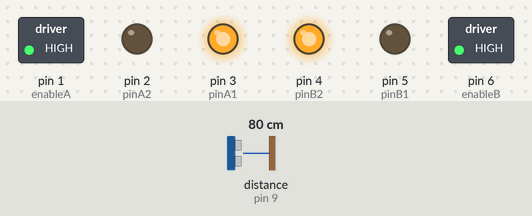
Recording of a sketch running on a simulated Arduino Uno, built with avr-gcc and run on an emulated ATmega328P. Shown: switched loads named in the sketch (green lamp = pin HIGH), output pins drawn as LEDs (lit = HIGH). Wiring (inferred from the names in the program): ultrasonic range finder: trigger pin 8; echo pin 9. Dashed ring = blinking. Inputs (shaded band) come from the test bench; at power-on: distance to the obstacle (sensor on pin 9) 80 cm. The echo pulse lasts 58.3 µs per cm; pins used as bus, display or sensor lines are not drawn.

Above: at 1.2 s.
1.3 s: distance to the obstacle (sensor on pin 9) set to 18 cm
2.8 s: distance to the obstacle (sensor on pin 9) set to 15 cm
At 3.2 s:
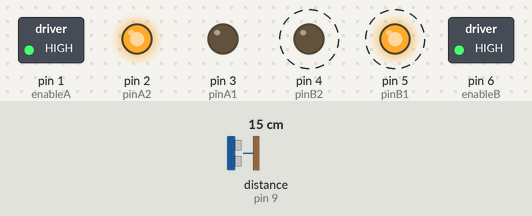
5.8 s: distance to the obstacle (sensor on pin 9) set to 35 cm
At 6.07 s:
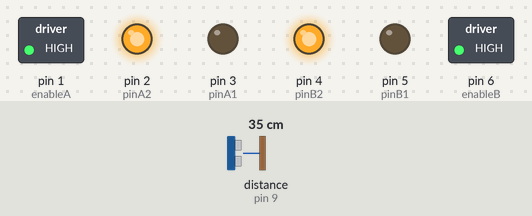
7.7 s: distance to the obstacle (sensor on pin 9) set to 2 cm
At 8.1 s:
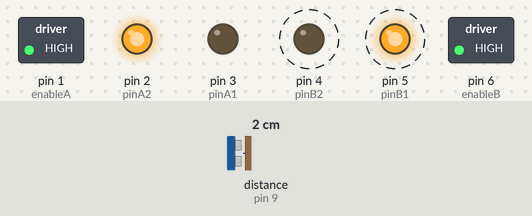
Timing chart, 0 to 11.7 s (numbered marks = the images above; inputs shaded):
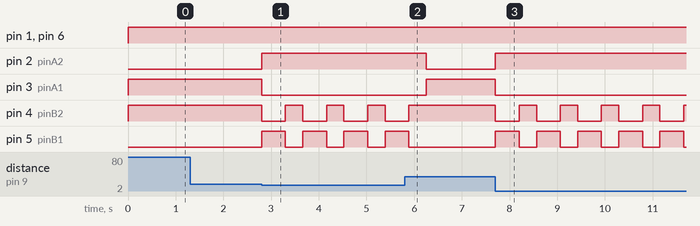

The sketch:

code_without_servo.ino
```cpp
// Setup Motor A (front and rear) pins
int enableA = 1;
int pinA1 = 3;
int pinA2 = 2;

// Setup Motor B (front and rear) pins
int enableB = 6;
int pinB1 = 5;
int pinB2 = 4;

// Setup Ultrasonic Sensor pins
#define trigPin 8
#define echoPin 9

void setup() {
  // The setup code goes here and runs once only
  // Configure the pin modes for each drive motor
   pinMode (enableA, OUTPUT);
   pinMode (pinA1, OUTPUT);
   pinMode (pinA2, OUTPUT);
   pinMode (enableB, OUTPUT);
   pinMode (pinB1, OUTPUT);
   pinMode (pinB2, OUTPUT);
   // Configure the pin modes for the Ultrasonic Sensor
   pinMode(trigPin, OUTPUT);
   pinMode(echoPin, INPUT);
}

void loop() {
  // Main code goes here and will run repeatedly:
  car(); // function keeps moving car forward while distance of objects in front are > 15cm away
  avoid(); // function makes car go back, turn slightly right to move forward in new direction
}


// Create motor functions
void motorAforward() {
 digitalWrite (pinA1, HIGH);
 digitalWrite (pinA2, LOW);
}

void motorBforward() {
 digitalWrite (pinB1, LOW);
 digitalWrite (pinB2, HIGH);
}

void motorAbackward() {
 digitalWrite (pinA1, LOW);
 digitalWrite (pinA2, HIGH);
}

void motorBbackward() {
 digitalWrite (pinB1, HIGH);
 digitalWrite (pinB2, LOW);
}

void motorAstop() {
 digitalWrite (pinA1, HIGH);
 digitalWrite (pinA2, HIGH);
}

void motorBstop() {
 digitalWrite (pinB1, HIGH);
 digitalWrite (pinB2, HIGH);
}

void motorAcoast() {
 digitalWrite (pinA1, LOW);
 digitalWrite (pinA2, LOW);
}

void motorBcoast() {
 digitalWrite (pinB1, LOW);
 digitalWrite (pinB2, LOW);
}

void motorAon() {
 digitalWrite (enableA, HIGH);
}

void motorBon() {
 digitalWrite (enableB, HIGH);
}

void motorAoff() {
 digitalWrite (enableA, LOW);
}

void motorBoff() {
 digitalWrite (enableB, LOW);
}

// Setup movement functions
void forward (int duration) {
 motorAforward();
 motorBforward();
 delay (duration);
}

void backward (int duration) {
 motorAbackward();
 motorBbackward();
 delay (duration);
}

void right (int duration) {
 motorAbackward();
 motorBforward();
 delay (duration);
}

void left (int duration) {
 motorAforward();
 motorBbackward();
 delay (duration);
}

void coast (int duration) {
 motorAcoast();
 motorBcoast();
 delay (duration);
}

void breakRobot (int duration) {
 motorAstop();
 motorBstop();
 delay (duration);
}

void disableMotors() {
 motorAoff();
 motorBoff();
}

void enableMotors() {
 motorAon();
 motorBon();
}

// Setup Ultrasonic Sensor distance measuring
int distance() {
  int duration, distance;
  digitalWrite(trigPin, HIGH);
  delayMicroseconds(1000);
  digitalWrite(trigPin, LOW);
  duration = pulseIn(echoPin, HIGH);
  distance = (duration/2) / 29.1;
  return distance;
}

// Setup the main car function
void car() {
int distance_0;
distance_0 = distance();
  // Keep moving forward in a straight line while distance of objects in front > 15cm away
  while(distance_0 > 15)
  {
     motorAon();
     motorBon();
     forward(1);
     distance_0 = distance();
  }
  breakRobot(0);
}

// Go back and turn slightly right to move car in new direction
// This function only runs if an obstacle within 15cm is detected
void avoid()
{
    backward(500);
    right(360);
}
```

Measured:
- the behaviour switches between 17 and 16 cm on distance to the obstacle (sensor on pin 9) (found by bisection; images 0 and 1)
- after the input at 1.3 s, every drawn part: stays the same
- after the input at 2.8 s, pin 2 (pinA2): LOW → HIGH at once; pin 3 (pinA1): HIGH → LOW at once; pin 4 (pinB2): alternates HIGH for 0.36 s and LOW for 0.50 s, starting at once; pin 5 (pinB1): alternates HIGH for 0.50 s and LOW for 0.36 s, starting at once
- after the input at 5.8 s, pin 2 (pinA2): HIGH → LOW after 0.45 s; pin 3 (pinA1): LOW → HIGH after 0.45 s; pin 4 (pinB2): goes on until 5.9 s, then stays HIGH; pin 5 (pinB1): goes on until 5.9 s, then stays LOW
- after the input at 7.7 s, pin 2 (pinA2): LOW → HIGH at once; pin 3 (pinA1): HIGH → LOW at once; pin 4 (pinB2): alternates HIGH for 0.36 s and LOW for 0.50 s, starting at once; pin 5 (pinB1): alternates HIGH for 0.50 s and LOW for 0.36 s, starting at once
